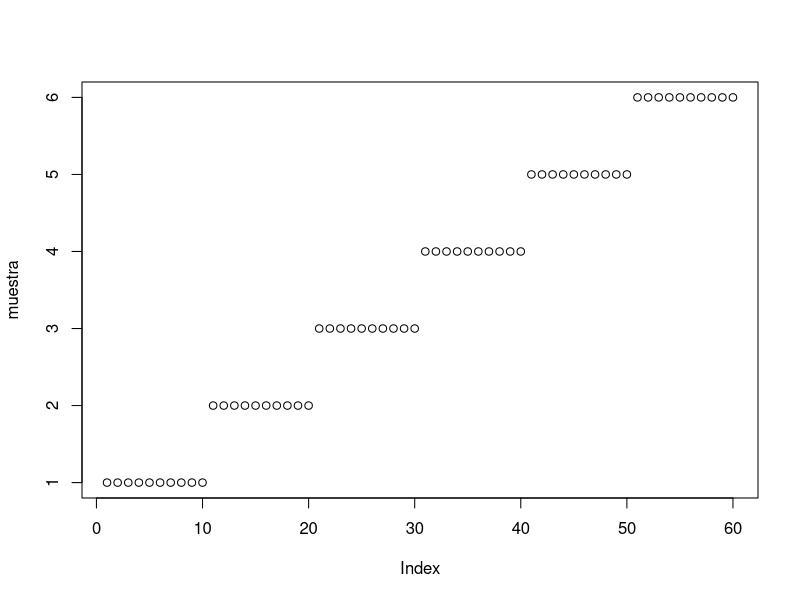

Source code (R):
n <- 10
6*n
muestra <- c(rep(1,10),rep(2,10),
             rep(3,10),rep(4,10),
             rep(5,10),rep(6,10))
muestra
mean(muestra) # (1+6)/2=3.5
var(muestra) # (6^2-1)/12=35/12
plot(muestra)
